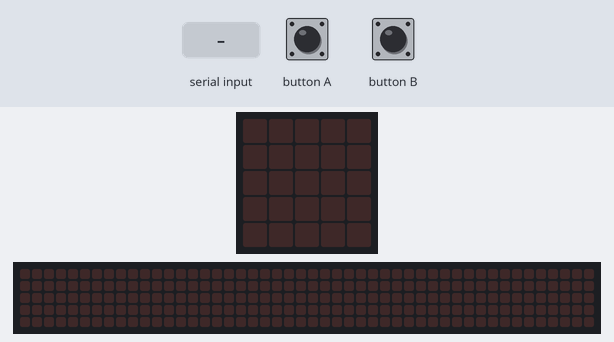
A program run on a simulated BBC micro:bit running MicroPython. On the bench: the board's 5×5 LED display, a strip that is not on the board, showing the scrolling text unrolled. The inputs (shaded band) are chosen by the test bench. Dim RGB values are drawn brighter than linear; the 48×5 strip is a reading aid, not a part: it shows the text the display is scrolling, unrolled, one strip-width of it at a time; what the program prints to the serial console is not drawn.

Above: at 1.2 s.
1.3 s: "None" typed at the serial console, then Enter
At 1.34 s:
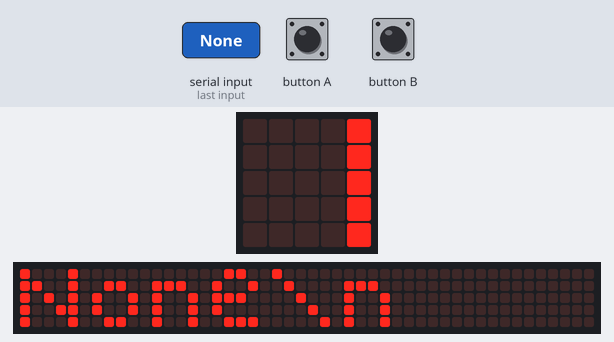
4.3 s: "heart" typed at the serial console, then Enter
At 5.33 s:
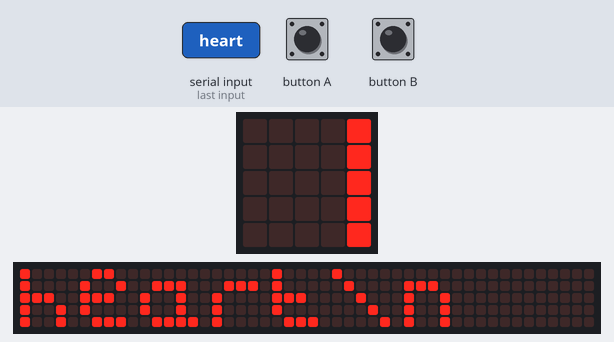
7.3 s: "1" typed at the serial console, then Enter
At 7.6 s:
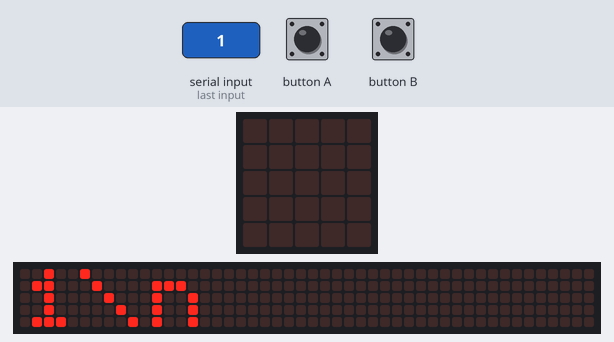
10.3 s: button A pressed for 1 s
At 12.1 s:
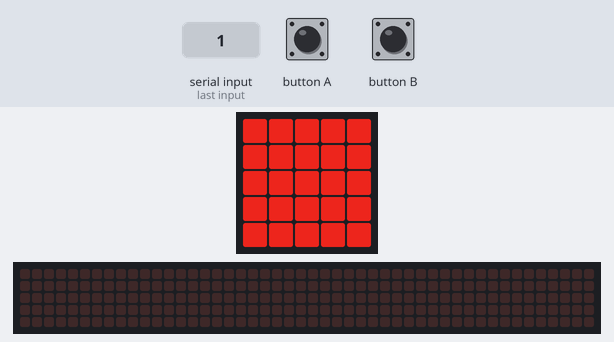

The program:

office-manager_microbit.py
```python
# Libraries
from microbit import *

#Global variables
state=0
time_point=0
led_brigth=7
pomodoro_time=1200000 #Milliseconds
last_message=""

#uart initialization
uart.init(baudrate=9600, bits=8, parity=None, stop=1, tx=None, rx=None)

while True:

    #Reading data from UART
    echo=str(uart.readline())
    echo=echo.replace("b","",1)
    echo=echo.replace("\'","")

    #Transitions events
    if(echo!="None"):
        uart.write(echo)
        # display.scroll(echo)
        if echo=="heart":
            display.show(Image.HEART)
        last_message=echo
        state=-3
    elif (button_a.is_pressed()):
        if state>=4:
            state=0
        else:
            state=state+1
        sleep(200)
    elif (button_b.is_pressed()):
        time_point=running_time()
        state=-1
        sleep(200)

    #State machine
    if state==0:
        display.clear()
    elif state==1:
        display.show(Image.YES)
    elif state==2:
        display.show(Image.NO)
    elif state==3:
        display.scroll("Comiendo")
    elif state==4:
        display.scroll("T: "+str(temperature()))
    elif state==-1:
        #display.scroll("Pomodoro")
        # display.show(range(4,-1,-1))

        #Fill the screen to start
        for y in range(4,-1,-1):
            for x in range (4,-1,-1):
                display.set_pixel(x, y, led_brigth)
                #sleep(5000)

        sleep((pomodoro_time/25))

        #Clear pixels step by step
        for y in range(0,5,1):
            for x in range (0,5,1):
                display.set_pixel(x, y, 0)
                sleep((pomodoro_time/25))

        state=-2

    elif state==-2:
        pause = Image("55055:"
                      "55055:"
                      "55055:"
                      "55055:"
                      "55055")

        display.show(pause)

    elif state==-3: #Display a message in scroll
        display.scroll(last_message,delay=50)

    sleep(50)
```

Measured:
- after the input at 1.3 s, the display: changes at once (image 1)
- after the input at 4.3 s, the display: first differs from a run without the input after 1.0 s (image 2)
- after the input at 7.3 s, the display: first differs from a run without the input after 0.29 s (image 3)
